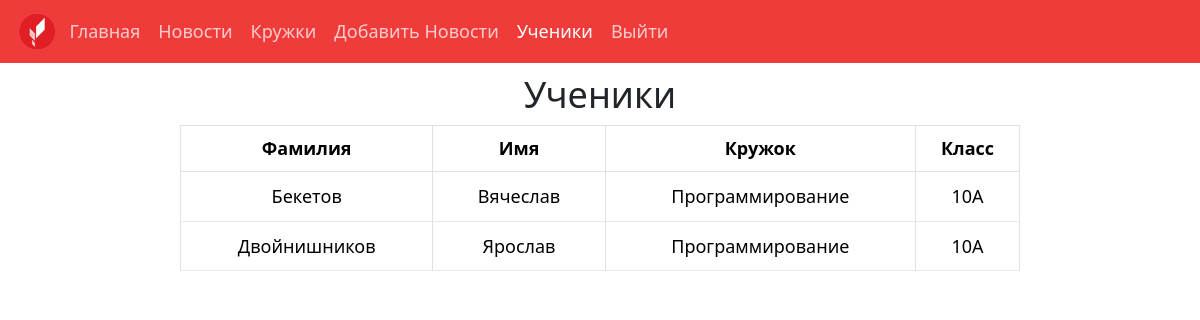
/students/studentslist/ (signed in), run on the app's committed database.
### students/models.py (models this page shows, shortened)
class Profile(models.Model):
    family = models.CharField(max_length=30)
    name = models.CharField(max_length=30)
    active = models.CharField(max_length=50, choices=Activities)
    Class = models.CharField(max_length=20)
    class Meta:
        ordering = ['id']
        verbose_name = 'Ученик'
        verbose_name_plural = 'Ученики'

### students/views.py (the view)
# urls.py: path('studentslist/', StudentsListView.as_view(), name='studentslist'),
class StudentsListView(ListView):
    model = Profile
    template_name = 'students.html'

### templates/students.html (shortened to what this page needs)
{% extends 'base.html' %}
{% load static %}
    {% block content %}
    {% if user.is_superuser %}
    <div class="active-table-container">
        <h2>Ученики</h2>
        <table id="active-table" class="table table-bordered">
            <thead>
                <tr>
                    <th scope="col">Фамилия</th>
                    <th scope="col">Имя</th>
                    <th scope="col">Кружок</th>
                    <th scope="col">Класс</th>
                </tr>
            </thead>
            <tbody>
                {% for profile in object_list %}
                <tr>
                    <td aria-label="Фамилия">{{ profile.family }}</td>
                    <td aria-label="Имя">{{ profile.name }}</td>
                    <td aria-label="Кружок">{{ profile.active }}</td>
                    <td aria-label="Класс">{{ profile.Class }}</td>
                </tr>
                {% endfor %}
        </table>
    {% endif %}
    {% endblock content %}

### static/css/base.css (style rules this page uses)
.active-table-container { margin-top: 10px; display: flex; flex-direction: column; justify-content: center; align-items: center; text-align: center; }
#active-table { width: 70%; }
#active-table thead { font-weight: bold; }
#active-table td { padding: 0.6rem 1rem; border-bottom: 1px solid #e8e9eb; }

### static/css/style.css (style rules this page uses)
* { font-size: 18px; }

### data on the page
Profile: family "Бекетов", name "Вячеслав", active "Программирование", Class "10А"
Profile: family "Двойнишников", name "Ярослав", active "Программирование", Class "10А"
